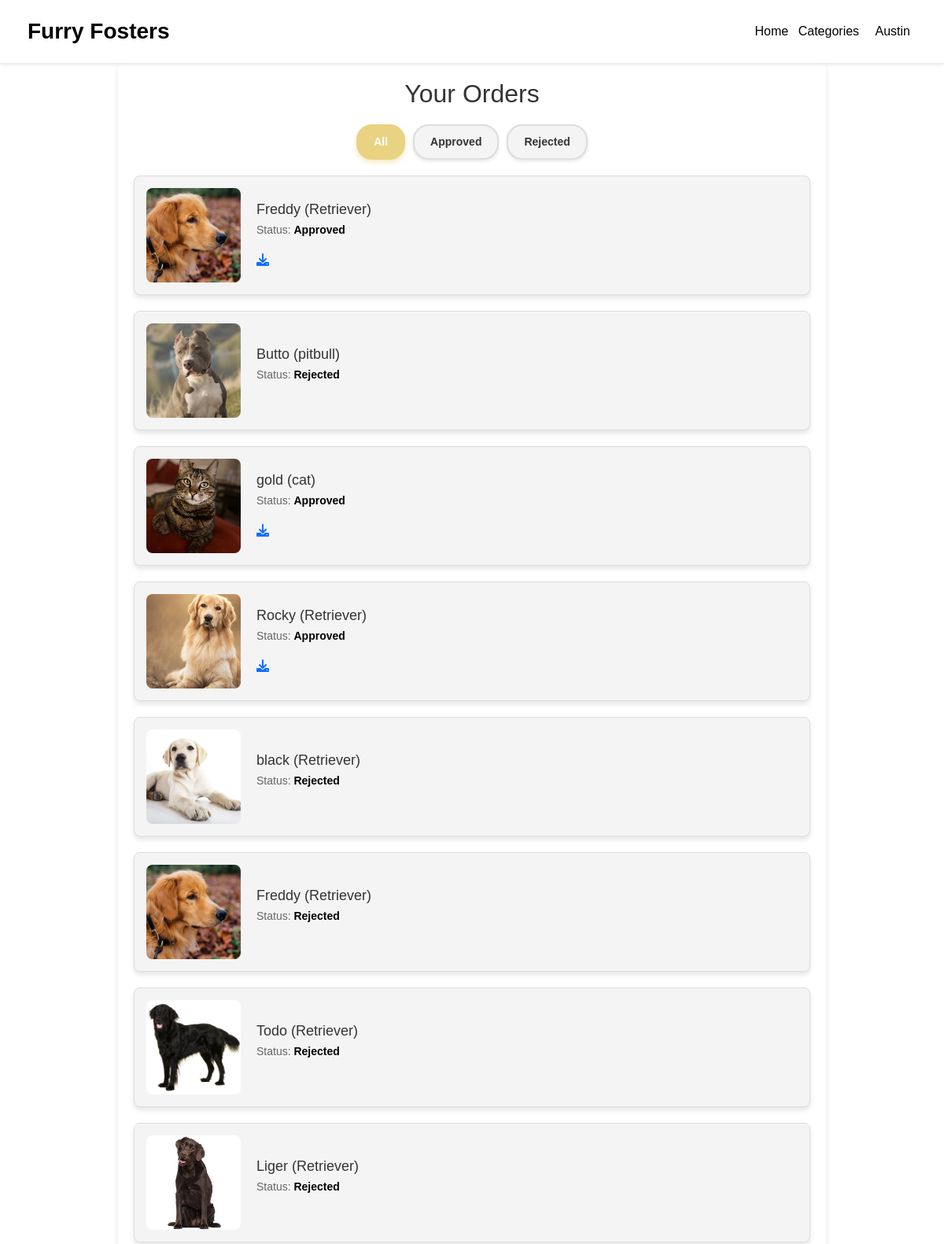
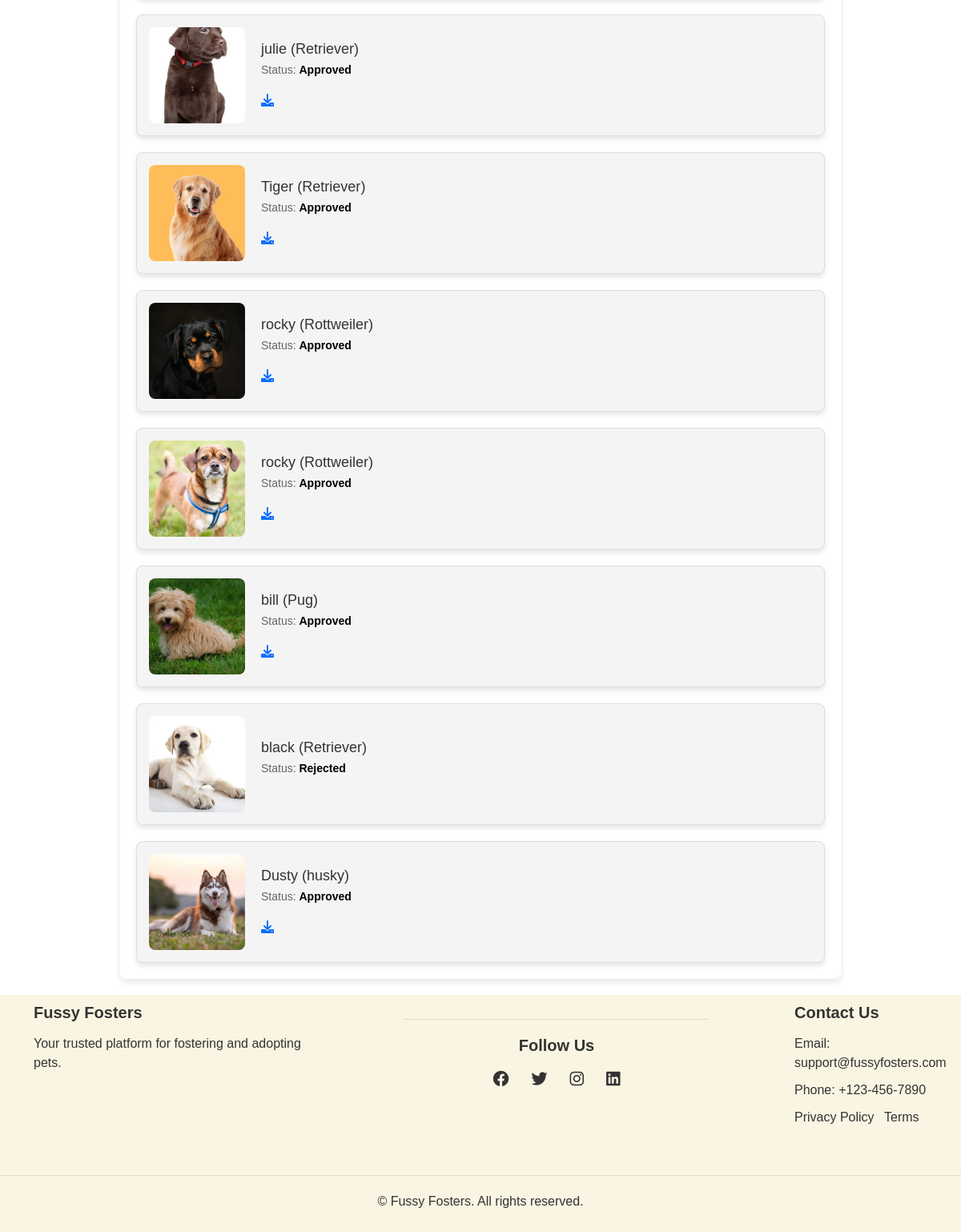
/cart/ (signed in), run on the app's committed database (2 pictures, top to bottom).
### accounts/models.py (models this page shows, shortened)
class CustomUser(AbstractUser):
    ROLE_CHOICES = [
        ('foster', 'Foster Home'),
        ('adopter', 'Adopter'),
        ('admin', 'Admin'),
    ]
    full_name = models.CharField(
        max_length=150,
        default='Unknown',
        blank=False,
        help_text="Enter your full name."
    )
    email = models.EmailField(unique=True)
    is_active = models.BooleanField(default=True)  # Defaults to True for all users except fosters
    role = models.CharField(max_length=20, choices=ROLE_CHOICES, default='adopter')
    phone_number = models.CharField(
        max_length=10,
        blank=True,
        null=True,
        validators=[
            RegexValidator(r'^\d{10}$', 'Only digits are allowed, and it must be exactly 10 digits.')
        ],
        help_text="Enter a valid 10-digit phone number."
    )
    license_number = models.CharField(
        max_length=50,
        blank=True,
        null=True,
        help_text="Required if registering as a foster."
    )

### movielapp/models.py (models this page shows, shortened)
class Request(models.Model):
    STATUS_CHOICES = [
        ('Pending', 'Pending'),
        ('Approved', 'Approved'),
        ('Rejected', 'Rejected'),
    ]
    user = models.ForeignKey(CustomUser, on_delete=models.CASCADE, related_name="contact_requests")
    payment = models.OneToOneField(Payment, on_delete=models.SET_NULL, null=True, blank=True)
    pet = models.ForeignKey(Pet, on_delete=models.CASCADE, related_name="contact_requests")
    status = models.CharField(max_length=20, choices=STATUS_CHOICES, default='Pending')
    request_date = models.DateTimeField(auto_now_add=True)
    intent = models.TextField(null=True, blank=True)
    experience = models.CharField(max_length=20, null=True, blank=True)
    home_environment = models.TextField(null=True, blank=True)
    class Meta:
        constraints = [
            models.UniqueConstraint(
                fields=['user', 'pet'],
                condition=models.Q(status__in=['Pending', 'Approved']),
                name='unique_active_request'
            )
        ]

class Pet(models.Model):
    CATEGORIES = [
        ('Dog', 'Dog'),
        ('Cat', 'Cat'),
        ('Bird', 'Bird'),
    ]
    name = models.CharField(max_length=100)
    breed = models.CharField(max_length=50)
    age = models.PositiveIntegerField()
    price = models.DecimalField(max_digits=10, decimal_places=0, default=0)
    gender = models.CharField(max_length=10, default='Male')
    health_status = models.CharField(max_length=100, default="Healthy")
    availability = models.BooleanField(default=True)
    foster_home = models.ForeignKey(CustomUser, on_delete=models.CASCADE, related_name="fostered_pets", null=True, blank=True)
    vaccine_report = models.FileField(upload_to='vaccine_report/', null=True)
    image = models.ImageField(upload_to='petimages/', null=True, blank=True)
    category = models.CharField(max_length=50, choices=CATEGORIES, default='Dog')
    about = models.TextField(null=True, blank=True)  # New field for pet description
    location = models.CharField(max_length=255, null=True, blank=True)  # New field for pet location

### movielapp/views.py (the view)
# urls.py: path('cart/', views.cart, name='cart'),
@login_required
def cart(request):
    cart = Cart.objects.filter(user=request.user).first()
    return render(request, 'homepage/cart.html', {'cart': cart})

### movielapp/templates/homepage/cart.html (shortened to what this page needs)
{% extends 'homepage/layout.html' %}
{% load static %}
{% block content %}
<link href="https://cdnjs.cloudflare.com/ajax/libs/font-awesome/6.0.0-beta3/css/all.min.css" rel="stylesheet">
<link rel="stylesheet" href="{% static 'css/cart.css' %}" />
<div class="cart-container">
    <h1>Your Orders</h1>
    <div class="filter-buttons">
        <button class="filter-btn active" data-filter="all" onclick="filterCart(this)">All</button>
        <button class="filter-btn" data-filter="approved" onclick="filterCart(this)">Approved</button>
        <button class="filter-btn" data-filter="rejected" onclick="filterCart(this)">Rejected</button>
    </div>
    {% if cart.requests.all %}
        <div class="cart-items" id="cart-items">
            {% for request in cart.requests.all %}
            <div class="cart-item" data-status="{{ request.status|lower }}">
                <div class="cart-item-image">
                    <img src="{{ request.pet.image.url }}" alt="{{ request.pet.name }}"
    data-pet-id="{{ request.pet.id }}"
    data-availability="{% if request.pet.availability %}1{% else %}0{% endif %}"
    onclick="checkAvailability(this)"
    style="cursor: pointer;" />
                </div>
                <div class="cart-item-info">
                    <h3>{{ request.pet.name }} ({{ request.pet.breed }})</h3>
                    <p>Status: <strong>{{ request.status }}</strong></p>
                    {% if request.status == 'Approved' %}
                    <a href="{% url 'download_pdf' request.id %}" class="download-icon" title="Download">
                        <i class="fas fa-download"></i>
                    </a>
                    {% endif %}
                </div>
            </div>
            {% endfor %}
        </div>
    {% else %}
        <p class="empty-cart">Your cart is empty.</p>
    {% endif %}
</div>
{% endblock %}

### movielapp/templates/homepage/layout.html (shortened to what this page needs)
<!DOCTYPE html>
<html lang="en">
<head>
</head>
<body>
    {% include 'homepage/header.html' %}
    <main>
        {% block content %}
        {% endblock %}
    </main>
    {% include 'homepage/footer.html' %}
</body>
</html>

### movielapp/templates/homepage/header.html (shortened to what this page needs)
{% load static %}
<!DOCTYPE html>
<html lang="en">
<head>
    <link rel="stylesheet" href="{% static 'css/header.css' %}" />
    <link rel="stylesheet" href="https://cdnjs.cloudflare.com/ajax/libs/font-awesome/6.0.0/css/all.min.css" />
</head>
<body>
    <div class="header">
        <a href="{% url 'house' %}" class="logo">Furry Fosters</a>
        <div class="header-right">
            <a href="{% url 'house' %}">Home</a>
            <div class="dropdown">
                <button class="dropbtn">Categories</button>
            </div>
            {% if user.is_authenticated %}
                <div class="dropdown">
                    <button class="dropbtn">{{ user.full_name }}</button>
                </div>
            {% else %}
                <a href="{% url 'login' %}">Signup</a>
            {% endif %}
        </div>
    </div>
</body>
</html>

### movielapp/templates/homepage/footer.html (shortened to what this page needs)
{% load static %}
<!DOCTYPE html>
<html lang="en">
<head>
    <link href="https://cdn.jsdelivr.net/npm/bootstrap@5.3.0-alpha1/dist/css/bootstrap.min.css" rel="stylesheet">
    <link href="https://cdnjs.cloudflare.com/ajax/libs/font-awesome/6.0.0-beta3/css/all.min.css" rel="stylesheet">
    <link href="{% static 'css/footer.css' %}" rel="stylesheet">
</head>
<body>
    <footer class="footer">
        <div class="container">
            <div class="row footer-top">
                <div class="col-md-4">
                    <h5> Fussy Fosters</h5>
                    <p>Your trusted platform for fostering and adopting pets.</p>
                </div>
                <div class="col-md-4 text-center">
                    <h5>Follow Us</h5>
                    <ul class="list-inline social-icons">
                        <li class="list-inline-item">
                            <a href="#"><i class="fab fa-facebook"></i></a>
                        </li>
                        <li class="list-inline-item">
                            <a href="#"><i class="fab fa-twitter"></i></a>
                        </li>
                        <li class="list-inline-item">
                            <a href="#"><i class="fab fa-instagram"></i></a>
                        </li>
                        <li class="list-inline-item">
                            <a href="#"><i class="fab fa-linkedin"></i></a>
                        </li>
                    </ul>
                </div>
                <div class="col-md-2 text-centre">
                    <h5>Contact Us</h5>
                    <ul>
                        <li>Email: support@fussyfosters.com</li>
                        <li>Phone: +123-456-7890</li>
                    </ul>
                    <ul class="list-inline footer-links">
                        <li class="list-inline-item">
                            <a href="#">Privacy Policy</a>
                        </li>
                        <li class="list-inline-item">
                            <a href="#">Terms</a>
                        </li>
                    </ul>
                </div></div>
            </div>
            <div class="row">
                <div class="col md-1 text-center">
                    <p>&copy; {{ year }} Fussy Fosters. All rights reserved.</p>
                </div>
            </div>
    </footer>
</body>
</html>

### static/css/header.css (style rules this page uses)
.header { background-color: white; display: flex; justify-content: space-between; align-items: center; padding: 15px 35px; box-shadow: 0 2px 4px rgba(0, 0, 0, 0.1); position: fixed; width: 100%; top: 0; z-index: 1000; font-family: Arial, sans-serif; height: 80px; }
.logo { font-size: 28px; font-weight: bold; text-decoration: none; color: black; }
.header-right a { margin-left: 10px; text-decoration: none; color: black; font-size: 16px; font-weight: 500; transition: color 0.3s ease-in-out; }
.dropdown { position: relative; display: inline-block; }
.dropbtn { background-color: transparent; color: black; padding: 8px 8px; border: none; cursor: pointer; font-size: 16px; font-weight: 500; }

### static/css/cart.css (style rules this page uses)
body { font-family: Arial, sans-serif; background-color: #f9f9f9; margin: 0; padding: 0; }
.cart-container { max-width: 900px; margin: 20px auto; margin-top: 80px; padding: 20px; background-color: white; border-radius: 8px; box-shadow: 0 4px 8px rgba(0, 0, 0, 0.1); }
.cart-container h1 { text-align: center; margin-bottom: 20px; font-size: 32px; color: #333; }
.cart-items { display: flex; flex-direction: column; gap: 20px; }
.cart-item { display: flex; align-items: center; padding: 15px; background-color: #f4f4f4; border-radius: 8px; border: 1px solid #ddd; box-shadow: 0 4px 6px rgba(0, 0, 0, 0.1); width: 100%; box-sizing: border-box; }
.cart-item-image { flex-shrink: 0; width: 120px; height: 120px; margin-right: 20px; }
.cart-item-image img { width: 100%; height: 100%; object-fit: cover; border-radius: 8px; }
.cart-item-info { flex-grow: 1; }
.cart-item-info h3 { font-size: 18px; margin: 0; color: #333; }
.cart-item-info p { font-size: 14px; margin-top: 5px; color: #666; }
.cart-item-info strong { color: #000; }
.filter-buttons { display: flex; justify-content: center; gap: 10px; margin-bottom: 20px; }
.filter-btn { padding: 10px 20px; font-size: 14px; font-weight: bold; color: #333; background-color: #f4f4f4; border: 2px solid #ddd; border-radius: 20px; cursor: pointer; transition: all 0.3s ease; box-shadow: 0 2px 4px rgba(0, 0, 0, 0.1); }
.filter-btn.active { background-color: rgb(233, 210, 129); border-color: rgb(233, 210, 129); color: white; box-shadow: 0 3px 6px rgba(233, 210, 129, 0.5); }

### static/css/footer.css (style rules this page uses)
html, body { height: 100%; margin: 0; padding: 0; font-family: Arial, sans-serif; }
body { display: flex; flex-direction: column; min-height: 100vh; }
.footer { flex-shrink: 0; background-color: #f9f5e2; color: #333; padding: 10px 0; width: 100%; animation: fadeInUp 1.5s ease-out; position: relative; bottom: 0; left: 0; }
.footer .footer-top { display: flex; justify-content: space-between; flex-wrap: wrap; margin-bottom: 30px; }
.footer h5 { font-size: 20px; font-weight: 700; margin-bottom: 15px; color: #333; transition: color 0.3s ease; }
.footer ul { list-style: none; padding: 0; margin: 0; }
.footer ul li { margin-bottom: 10px; }
.footer ul li a { color: #333; text-decoration: none; transition: color 0.3s ease; }
.social-icons { display: flex; justify-content: center; gap: 20px; }
.social-icons a { color: #333; font-size: 20px; transition: color 0.3s ease; }
.footer .text-center { text-align: center; margin-top: 20px; padding-top: 20px; border-top: 1px solid rgba(0, 0, 0, 0.1); }

### data on the page
CustomUser: full_name "Austin"
Request: pet.image (picture), pet.name "Freddy", pet.breed "Retriever", status "Approved"
Request: pet.image (picture), pet.name "Butto", pet.breed "pitbull", status "Rejected"
Request: pet.image (picture), pet.name "gold", pet.breed "cat", status "Approved"
Request: pet.image (picture), pet.name "Rocky", pet.breed "Retriever", status "Approved"
Request: pet.image (picture), pet.name "black", pet.breed "Retriever", status "Rejected"
Request: pet.image (picture), pet.name "Freddy", pet.breed "Retriever", status "Rejected"
Request: pet.image (picture), pet.name "Todo", pet.breed "Retriever", status "Rejected"
Request: pet.image (picture), pet.name "Liger", pet.breed "Retriever", status "Rejected"
Request: pet.image (picture), pet.name "julie", pet.breed "Retriever", status "Approved"
Request: pet.image (picture), pet.name "Tiger", pet.breed "Retriever", status "Approved"
Request: pet.image (picture), pet.name "rocky", pet.breed "Rottweiler", status "Approved"
Request: pet.image (picture), pet.name "rocky", pet.breed "Rottweiler", status "Approved"
Request: pet.image (picture), pet.name "bill", pet.breed "Pug", status "Approved"
Request: pet.image (picture), pet.name "black", pet.breed "Retriever", status "Rejected"
Request: pet.image (picture), pet.name "Dusty", pet.breed "husky", status "Approved"
